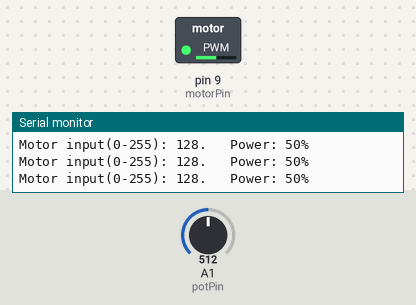
A sketch run on a simulated Arduino Uno, built with avr-gcc and run on an emulated ATmega328P. On the bench: switched loads named in the sketch (green lamp = pin HIGH), the last lines printed to the serial monitor. The inputs (shaded band) are chosen by the test bench; at power-on: A1 (potPin) = 512.

Above: at 1.2 s.
1.3 s: A1 (potPin) set to 716
At 2.5 s:
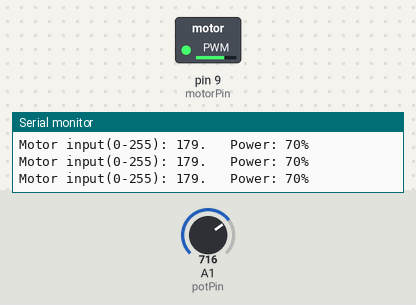
2.9 s: A1 (potPin) set to 900
At 3.4 s:
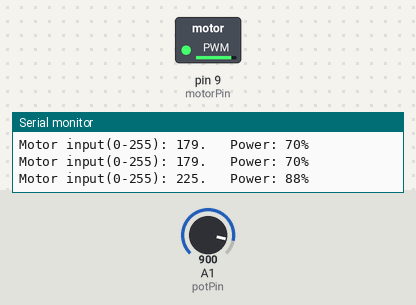
4.6 s: A1 (potPin) set to 122
At 5.5 s:
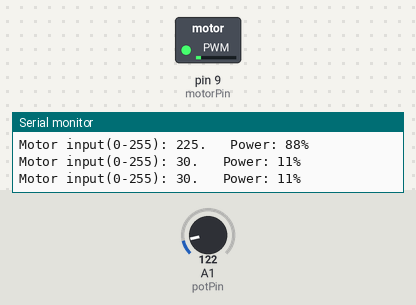
6.4 s: A1 (potPin) set to 0
At 7.5 s:
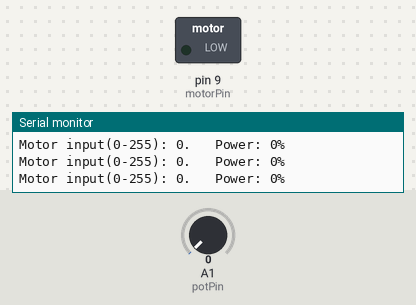
Timing chart, 0 to 9.1 s (numbered marks = the images above; inputs shaded):
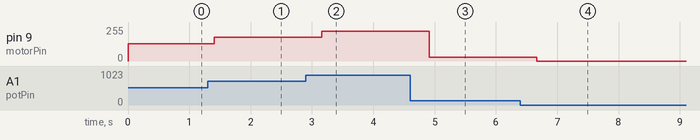

Measured:
- after the input at 1.3 s, pin 9 (motorPin): 128/255 → 179/255 after 0.10 s
- after the input at 2.9 s, pin 9 (motorPin): 179/255 → 225/255 after 0.26 s
- after the input at 4.6 s, pin 9 (motorPin): 225/255 → 30/255 after 0.31 s
- after the input at 6.4 s, pin 9 (motorPin): 30/255 → 0/255 after 0.26 s

The sketch:

Motor_speed.ino
```cpp
//potentiometer: middle to A1, sides to + and -
//transistor: middle to motor- and diodeBlackSide
//            left of shiny back side to ground
//            right to pin 9
//motor: + to battery +, - to middle transistor
//diode: black to middle transistor, silver to battery +
//connect grounds
const int motorPin = 9;
const int potPin = A1;
void setup() {
  Serial.begin(9600);
  pinMode(motorPin, OUTPUT);
  pinMode(potPin, INPUT);
}

void loop() {
 int motorSpeed = analogRead(potPin)/4;
 int motorPower = (motorSpeed/2.55);
 analogWrite(motorPin, motorSpeed);
 Serial.print("Motor input(0-255): ");
 Serial.print(motorSpeed);
 Serial.print(".   Power: ");
 Serial.print(motorPower);
 Serial.println("%");
delay(350);
}
```
